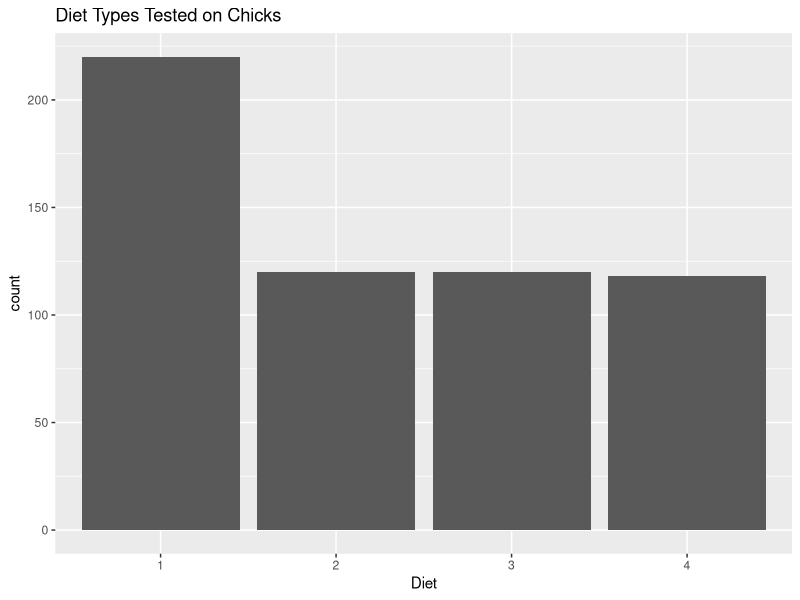
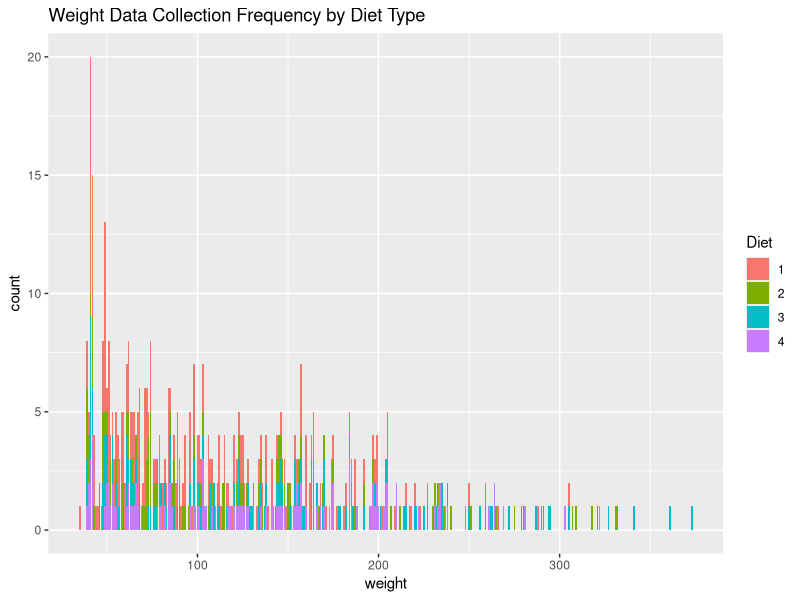
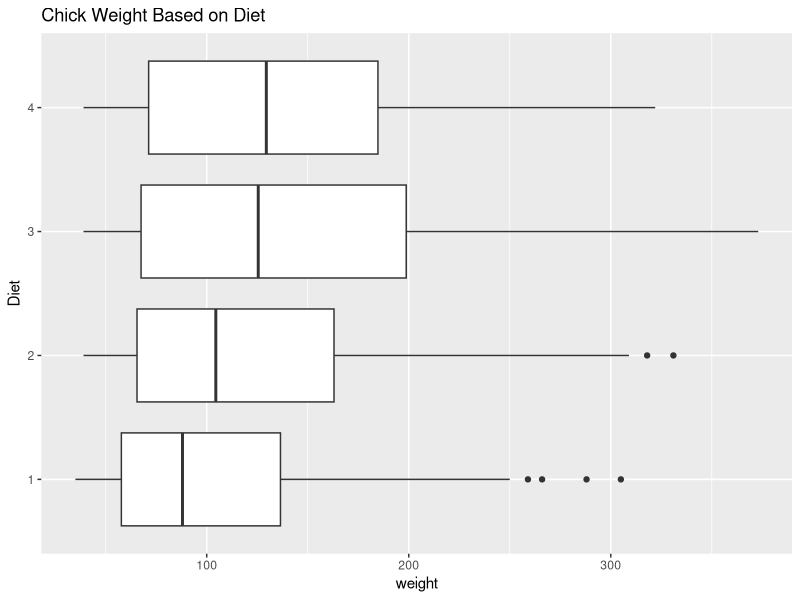
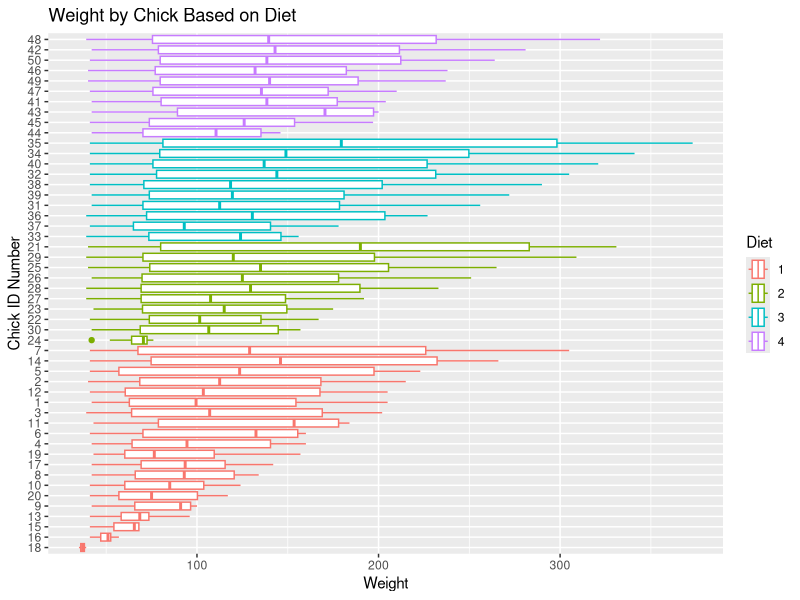

Here is the R script that generated these plots, in order:
## ---- chunk 1
library(datasets)
library(tidyverse)
ggplot(ChickWeight, aes(x = Diet)) +
  geom_bar() + labs(title = "Diet Types Tested on Chicks")
## ---- chunk 2
library(datasets)
library(tidyverse)

ggplot(ChickWeight, aes(x = weight,
                  fill = Diet)) +
  geom_bar() + labs(title="Weight Data Collection Frequency by Diet Type")

## ---- chunk 3

library(datasets)
library(tidyverse)
ggplot(ChickWeight, aes(x = weight, y=Diet)) +
  geom_boxplot()+labs(title="Chick Weight Based on Diet")
  
## ---- chunk 4

library(datasets)
library(tidyverse)

ggplot(ChickWeight, aes(x = weight, y=Chick, color=Diet)) +
  geom_boxplot()+labs(x="Weight", y="Chick ID Number",title="Weight by Chick Based on Diet")

